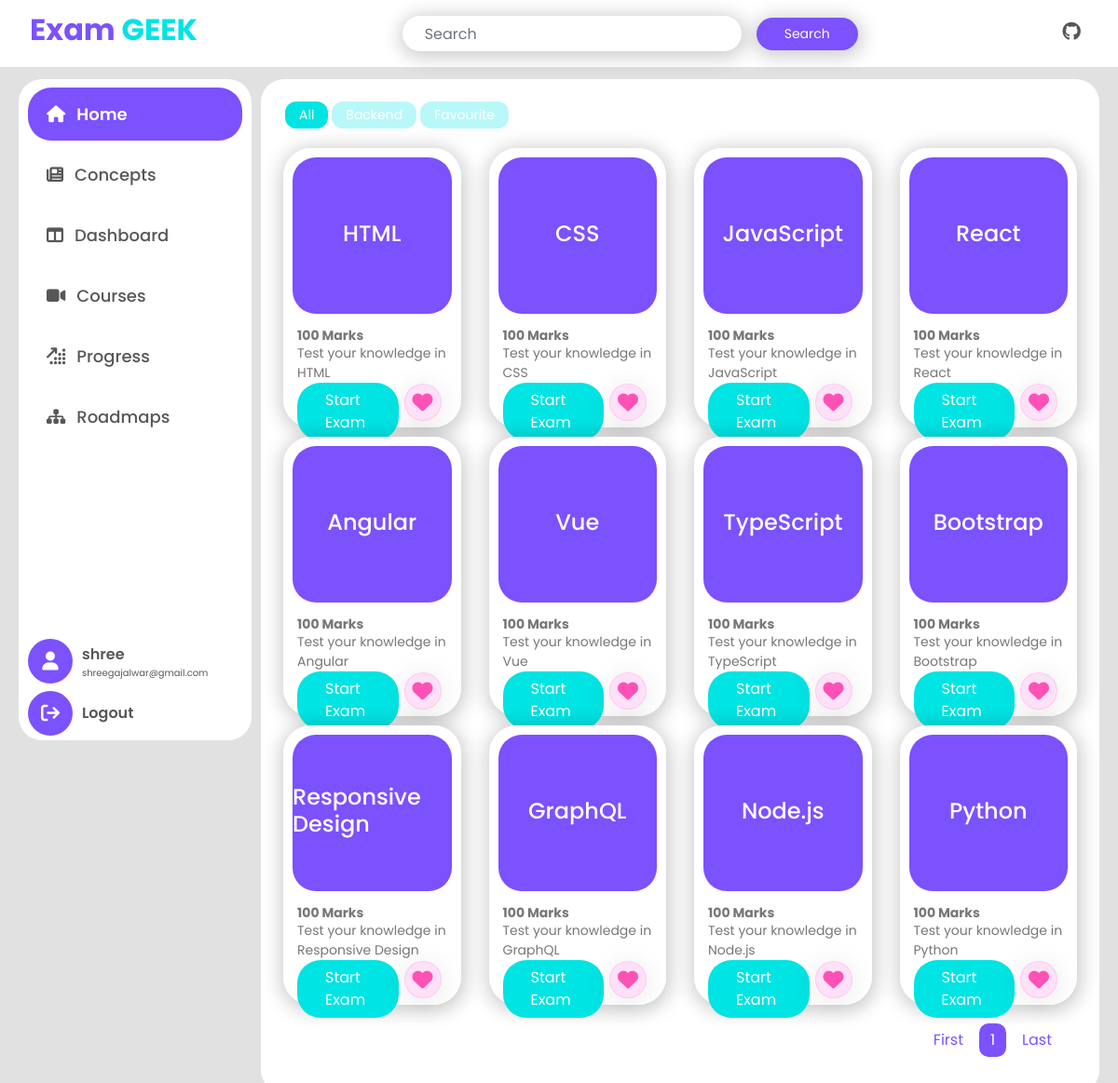
The app's page / (signed in), older data.
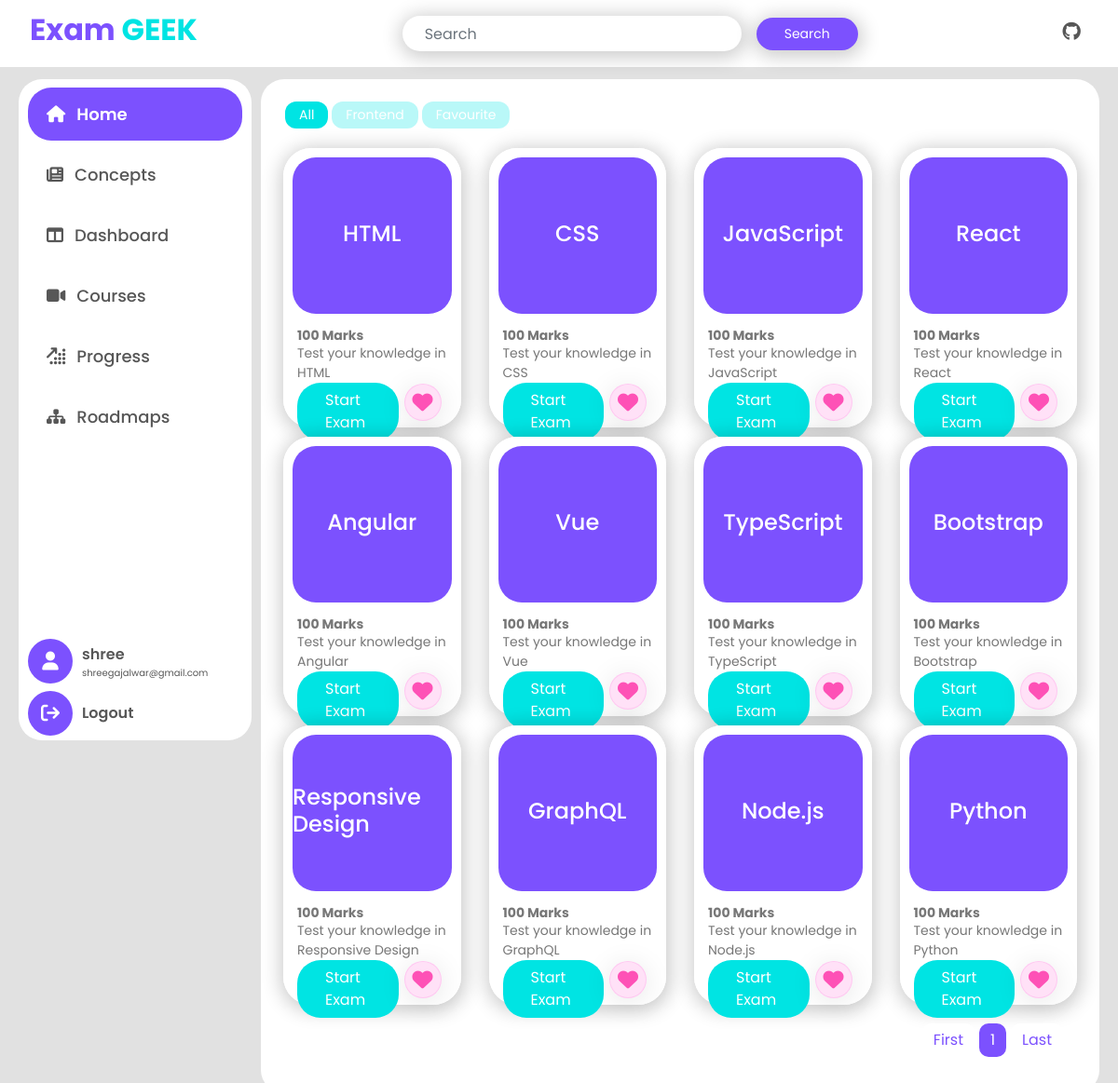
The same page, newer data.
### examapp/models.py (models this page shows)
class RoadMap(models.Model):
    user = models.ForeignKey(User,on_delete=models.CASCADE)
    roadmap = models.ForeignKey(RoadMapList,on_delete=models.CASCADE,null=True)
    def __str__(self):
        return str(self.roadmap)

class RoadMapList(models.Model):
    roadmap_name = models.CharField(max_length=255)
    skill = models.ManyToManyField(Skills)
    def __str__(self):
        return str(self.roadmap_name)

### examapp/views.py (the view, shortened to what this page needs)
# urls.py: path('', views.home, name='home'),
@login_required
def home(request):
    page = 1
    total_exams = Exam.objects.all().count()
    total_pages = total_exams // 12
    if request.user:
        roadmap, create = RoadMap.objects.get_or_create(user=request.user)
        roadmap.save()
        recommended = []
        if roadmap.roadmap != None:
            skillset = RoadMapList.objects.get(roadmap_name=roadmap)
            recommended = skillset.skill.all()
    if request.method == 'GET' and 'query' in request.GET:
        query = request.GET.get('query')
        exams = Exam.objects.filter(
            Q(title__skill__icontains=query) | Q(description__icontains=query)
        )
    else:
        if 'page' in request.GET:
            page = int(request.GET.get('page'))*12
            exams = Exam.objects.all()[page-12:page]
        else:
            exams = Exam.objects.all()[:12]
    favourite_exams = FavouriteExam.objects.filter(
        user=request.user).select_related('exam')
    favourite_exams = [fav_exam.exam for fav_exam in favourite_exams]
    return render(request, 'examapp/home.html', {
        'exams': exams,
        "roadmap": roadmap,
        "recommended_exams": recommended,
        "favourite_exams": favourite_exams,
        "page":page//12,
        "prev_page":int(page//12) - 1,
        "next_page":int(page//12) + 1,
        "total_pages":range(1,total_pages),
        "total_pages_count":total_pages
    })

### examapp/models.py (called while the page is built)
    def __str__(self):
        return self.title.skill

### examapp/templatetags/custom_filters.py (called while the page is built)
@register.filter(name='removespaces')
def removespaces(value):
    return value.replace(' ', '')

### examapp/templates/examapp/home.html (shortened to what this page needs)
{% extends 'base.html' %}
{% load static %}
{% load custom_filters %}
{% block content %}
    {% include 'sidebar.html' %}
    <div class="content">
        <div class="p-1">
            <div class="mb-3 d-flex gap-2" >
                <button class="btn-theme-tab  tab-btn all-btn active" onclick="changeHomeContainer('all')">All</button>
                {% if roadmap %}
                <button class="btn-theme-tab  tab-btn roadmap-btn" onclick="changeHomeContainer('roadmap')">{{roadmap}}</button>
                {% endif %}
                <button class="btn-theme-tab  tab-btn favourite-btn" onclick="changeHomeContainer('favourite')">Favourite</button>
            </div>
            <div class="row all-container ">
                {% for exam in exams %}
                <div class="col-md-3 d-flex justify-content-center">
                    <div class="card exam-card">
                        <div class="card-body">
                            <div class="purple-title">
                                <h5 class="card-title">{{ exam.title.skill }}</h5>
                            </div>
                            <div class="card-content d-flex flex-column justify-content-between">
                                <div>
                                    <h6 class="card-text bold-700 my-0">100 Marks</h6>
                                    <p class="card-text my-0">Test your knowledge in {{ exam.title.skill }}</p>
                                </div>
                                <div class="d-flex justify-content-between ">
                                    <a href="{% url 'exam' exam.id %}" class="btn-theme-secondary text-white ">Start Exam</a>
                                    <form action="{% url 'home' %}" method="post">
                                        <button type="submit" class="fav-form-btn border-none outline-none bg-white" onclick="submitFavForm()">
                                            <span class="bookmark"><i class="fa-solid fa-heart"></i></span>
                                        </button>
                                    </form>
                                </div>
                            </div>
                        </div>
                    </div>
                </div>
                {% endfor %}
            </div>
        </div>
        <div class="custom-pagination mt-2 d-flex justify-content-end px-3">
            <nav aria-label="...">
                <ul class="pagination pagination-md">
                    <li class="page-item" aria-current="page">
                        <span class="page-link"><a class="pg-element pg-element-{{i}}" href="{% url 'home' %}?page=1">First</a></span>
                    </li>
                    {% for i in total_pages %}
                    <li
                    class="page-item
                    {% if i == 1 %} active {% endif %}
                    {% if i == next_page or i == prev_page  or i == page %} d-block {% else %} d-none {% endif %}
                    " aria-current="page">
                        <span class="page-link"><a class="pg-element pg-element-{{i}}" href="{% url 'home' %}?page={{ i }}">{{ i }}</a></span>
                    </li>
                    {% endfor %}
                    <li class="page-item" aria-current="page">
                        <span class="page-link"><a class="pg-element pg-element-{{i}}" href="{% url 'home' %}?page={{total_pages_count}}">Last</a></span>
                    </li>
                </ul>
            </nav>
        </div>
    </div>
{% endblock %}

Row changes from the older to the newer data that the page shows:
changed RoadMap: roadmap.roadmap_name "Backend" → "Frontend"
